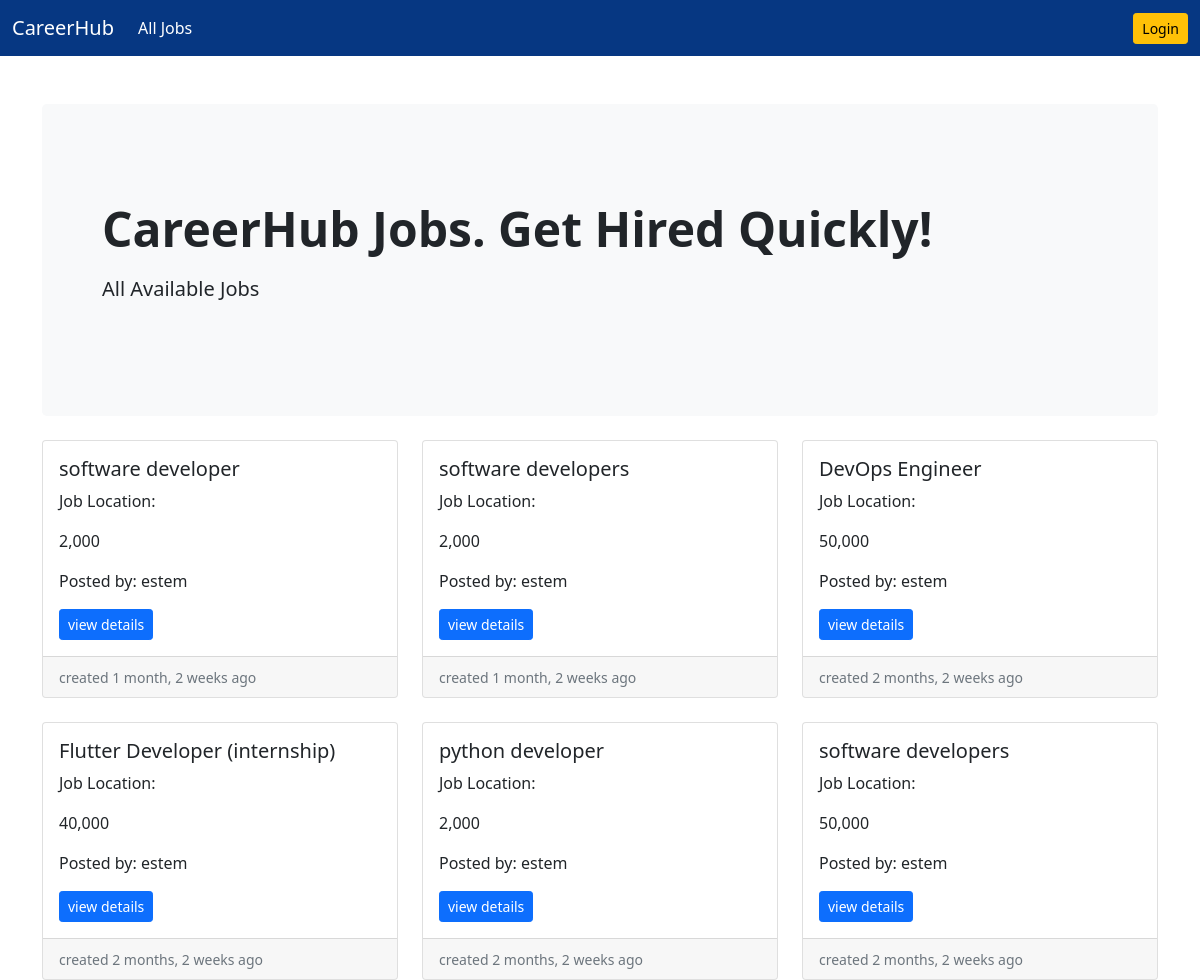
/job-listing/, run on the app's committed database.
### job/models.py (models this page shows, shortened)
class Job(models.Model):
    job_type_choices=(
        ('Remote','Remote'),
        ('Onsite','Onsite'),
        ('Hybride','Hybride')
    )
    user=models.ForeignKey(User,on_delete=models.CASCADE)
    company=models.ForeignKey(Company,on_delete=models.CASCADE)
    title= models.CharField(max_length=100)
    city=models.CharField(max_length=100)
    salary=models.PositiveBigIntegerField(default=2000)
    requirements=models.TextField()
    description=models.TextField(null=True)
    ideal_candidate=models.TextField()
    is_available=models.BooleanField(default=True)
    timestamp=models.DateTimeField(auto_now_add=True)
    industry=models.ForeignKey(Industry,on_delete=models.DO_NOTHING,null=True,blank=True)
    state=models.ForeignKey(State,on_delete=models.DO_NOTHING,null=True,blank=True)
    job_type=models.CharField(max_length=20, choices=job_type_choices,null=True,blank=True)

### company/models.py (models this page shows)
class Company(models.Model):
    user = models.OneToOneField(User, on_delete=models.CASCADE)
    name = models.CharField(max_length=100, null=True, blank=True)
    est_date = models.PositiveBigIntegerField(null=True, blank=True)
    city = models.CharField(max_length=100, null=True, blank=True)
    state = models.CharField(max_length=100, null=True, blank=True)
    facebook = models.URLField(max_length=200, null=True, blank=True)
    twitter = models.URLField(max_length=200, null=True, blank=True)
    linkedin = models.URLField(max_length=200, null=True, blank=True)
    instagram = models.URLField(max_length=200, null=True, blank=True)
    tiktok = models.URLField(max_length=200, null=True, blank=True)
    def __str__(self):
        return self.name

### website/views.py (the view)
# urls.py: path('job-listing/',views.job_listing,name='job-listing'),
def job_listing(request):
    jobs = Job.objects.filter(is_available=True).order_by('-timestamp')
    context={'jobs':jobs}
    return render(request,'website/job_listing.html',context)

### templates/website/job_listing.html
{% extends 'base.html' %}
{% load humanize %}
{% block content %}
<section>
    <div class="p-5 mb-4 bg-light rounded-3">
        <div class="container-fluid py-5">
            <h2 class="display-5 fw-bold">CareerHub Jobs. Get Hired Quickly!</h2>
            <p class="col-md-8 fs-5 mt-3">
                All Available Jobs
            </p>
        </div>
    </div>
</section>
<div class="row row-cols-1 row-cols-md-3 g-4">
    {% if jobs %}
    {% for job in jobs %}
    <div class="col">
        <div class="card h-100">
            <div class="card-body">
                <h5 class="card-title">{{job.title}}</h5>
                <p class="card-text">Job Location: {{job.location}}</p>
                <p class="card-text">{{job.salary|intcomma}}</p>
                <p class="card-text">Posted by: {{job.company}}</p>
                <a href="{%url 'job-details' job.pk%}" class="btn btn-primary btn-sm">view details</a>
            </div>
            <div class="card-footer">
                <small class="text-muted">created {{job.timestamp|naturaltime}}</small>
            </div>
        </div>
    </div>
    {% endfor %}
    {% endif %}
</div>
    {%endblock content%}

### data on the page
Job: title "software developer", salary "2,000", company "estem", timestamp "1 month, 2 weeks ago"
Job: title "software developers", salary "2,000", company "estem", timestamp "1 month, 2 weeks ago"
Job: title "DevOps Engineer", salary "50,000", company "estem", timestamp "2 months, 2 weeks ago"
Job: title "Flutter Developer (internship)", salary "40,000", company "estem", timestamp "2 months, 2 weeks ago"
Job: title "python developer", salary "2,000", company "estem", timestamp "2 months, 2 weeks ago"
Job: title "software developers", salary "50,000", company "estem", timestamp "2 months, 2 weeks ago"
